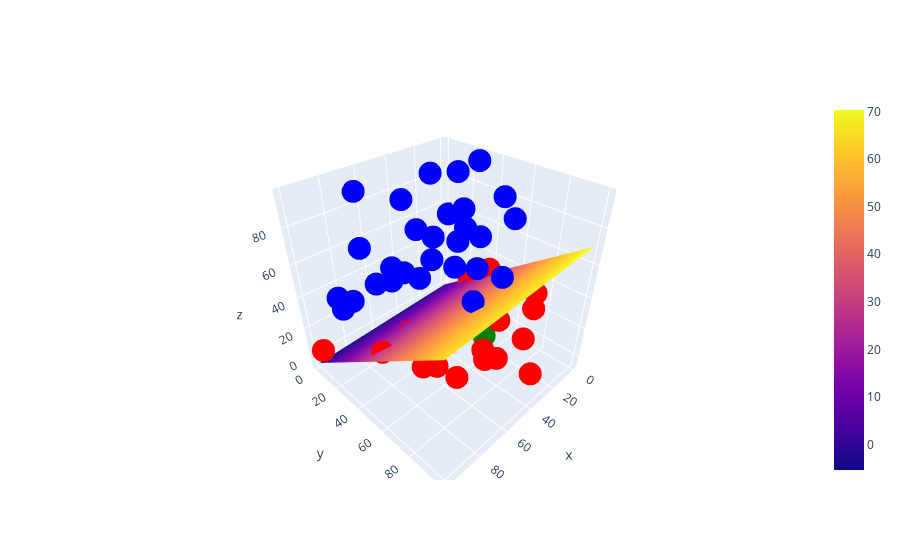

Notebook code cell kept with this figure:
### Code cell
import plotly.graph_objects as go
import numpy as np
from sklearn.cluster import KMeans
import math

n=50
x=np.random.randint(0,100,n+1)
y=np.random.randint(0,100,n+1)
z=np.random.randint(0,100,n+1)

points=[]
for i in range(n):
    points.append([x[i],y[i],z[i]])
    
kmeans=KMeans(n_clusters=2,random_state=0).fit(points)
clusters=kmeans.labels_
colors=['red']*n
for i in range(n):
    if(clusters[i]==1):
        colors[i]=('blue')
        
xn=np.random.randint(0,100)
yn=np.random.randint(0,100)
zn=np.random.randint(0,100)
points.append([xn,yn,zn])
x[len(x)-1]=xn
y[len(y)-1]=yn
z[len(z)-1]=zn
colors.append('green')

def predict(features, weights):
    zz = np.dot(features, weights)
    return sigmoid(zz)

def sigmoid(zz):
    num = 1 / (1 + np.exp(-zz))
    return num

def update_weights(features, labels, weights, lr):
    N = len(features)

    predictions = predict(features, weights)
    gradient = np.dot(np.transpose(features),  predictions - labels)
    gradient /= N
    gradient *= lr
    weights -= gradient
    return weights

def train(features, labels, weights, lr, iters):
    cost_history = []
    for i in range(iters):
        weights = update_weights(features, labels, weights, lr)
    return weights

def decision(proc):
    return 'blue' if proc >= 0.5 else 'red'

weighss=train(points[:(len(points)-1)], clusters, [0,0,0], 0.001, 10000)

print("A: ",weighss[0], "  B: ",weighss[1], "  C: ",weighss[2],)
print(svc.coef_)
print("New point:",points[(len(points)-1)])
print("Predict new point:", decision(predict(points,weighss)[(len(points)-1)]),
      "%=: ", '{:0.9f}'.format(predict(points,weighss)[(len(points)-1)]*100))

fig=go.Figure()
fig.add_trace(go.Scatter3d(x=x,y=y,z=z, mode='markers', marker=dict(color=colors)))

# from sklearn.svm import SVC

# svc = SVC(kernel='linear')
# svc.fit(points[:n],clusters)

# zz = lambda x,y: (-svc.intercept_[0]-svc.coef_[0][0]*x-svc.coef_[0][1]*y) / svc.coef_[0][2]
# print(zz(xx,yx))

zz = lambda x,y: ((weighss[0]*x-weighss[1]*y) / weighss[2])
print(zz(xx,yx))
tmp = np.linspace(0,100,50)
xx,yx = np.meshgrid(tmp,tmp)

fig.add_trace(go.Surface(x=xx,y=yx,z=zz(xx,yx)))
fig.show()

### Figure 1 — Plotly figure (JSON) as saved in the notebook; plotly's stock layout.template omitted (floating-point values rounded to 4 significant figures; data arrays with more than 128 entries replaced by an {"elided": "..."} marker saying what was removed)
{"data": [{"marker": {"color": ["red", "blue", "red", "blue", "blue", "blue", "blue", "blue", "blue", "blue", "red", "blue", "red", "blue", "red", "blue", "red", "red", "blue", "red", "red", "red", "blue", "red", "red", "blue", "red", "blue", "blue", "red", "blue", "red", "blue", "blue", "red", "red", "red", "blue", "blue", "blue", "blue", "blue", "blue", "red", "red", "red", "blue", "blue", "blue", "red", "green"]}, "mode": "markers", "type": "scatter3d", "x": [14, 78, 29, 1, 37, 85, 89, 65, 17, 91, 49, 66, 57, 91, 15, 42, 4, 38, 33, 0, 91, 26, 23, 7, 81, 57, 56, 47, 53, 48, 11, 98, 14, 57, 18, 90, 27, 45, 3, 79, 47, 45, 33, 18, 64, 61, 83, 25, 82, 10, 25], "y": [46, 8, 93, 4, 51, 71, 16, 1, 58, 50, 76, 39, 66, 16, 62, 79, 41, 34, 24, 22, 78, 27, 33, 34, 76, 16, 83, 69, 44, 84, 21, 3, 63, 75, 79, 48, 68, 12, 29, 22, 68, 24, 46, 83, 43, 33, 51, 14, 87, 78, 57], "z": [9, 31, 2, 55, 76, 79, 36, 88, 88, 69, 21, 96, 0, 44, 37, 63, 33, 9, 59, 15, 40, 5, 56, 18, 32, 38, 24, 82, 62, 20, 89, 5, 77, 55, 11, 28, 23, 36, 95, 70, 65, 68, 83, 44, 13, 14, 74, 90, 90, 27, 4]}, {"type": "surface", "x": {"elided": "50x50 float values"}, "y": {"elided": "50x50 float values"}, "z": {"elided": "50x50 float values"}}], "layout": {}}
